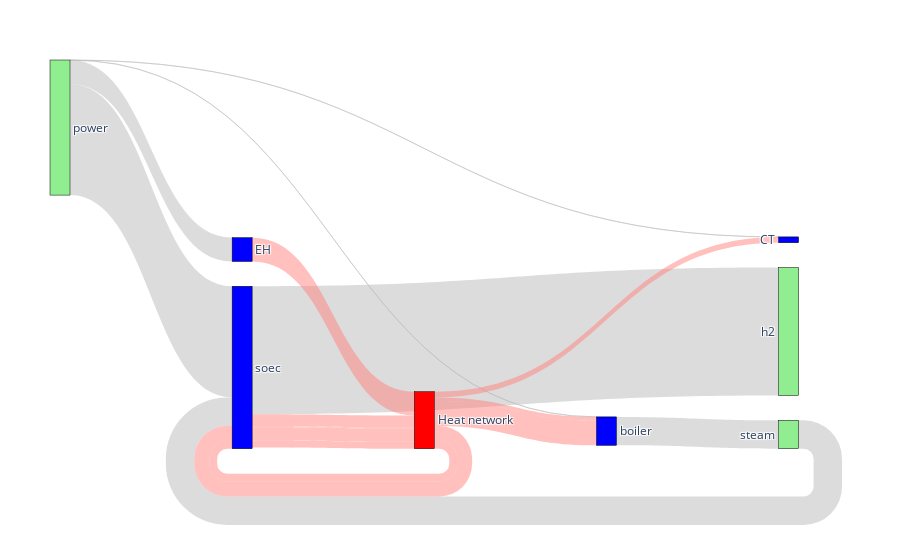

Notebook source saved alongside this figure:
### Markdown cell above
**Problem 1**: Sizing an solid oxide cell electrolysis system and auxiliary systems to produce 1000 kg/h of hydrogen with minimal energy losses

### Code cell
# Including functions
include("../../src/vivi.jl")

############################################
# Technologies
############################################

# Solid oxide electrolysis system
hhv_h2 = 141.80E3/3600 # kWh/kg
#lhv_h2 = 120E3/3600 # kWh/kg
e_steam = (2249+326.1)/3600 # kWh/kg

se_in = [
    Resource("steam",318.35,"kg/h",[e_steam]),
    Resource("power",888.61+1.26,"kW",[1])
    ]

se_out = [
    Resource("h2",26.00,"kg/h",[hhv_h2]),   # dry basis
    Resource("water",71.799,"kg/h",[0]),
    Resource("o2",206.38,"kg/h",[0])
]

se_heat = [
    Heat(120.61,375.9,1023.2),
    Heat(95.46,1023.2,473.2),
    Heat(9.03,480.6,313.2),
    Heat(61.98,480.6,1023.2),
    Heat(105.61,1023.2,343.5),
    Heat(55.68,343.5,313.2),
]

soec = Tech("soec",se_in,se_out,se_heat)

# Steam boiler
boiler_in = [
    Resource("power",0.017,"kW",[1]),
    Resource("water",3600,"kg/h",[0])
    ]
boiler_out = [Resource("steam",3600,"kg/h",[e_steam])]
                
boiler_heat = [
    Heat(326.1,298,376),
    Heat(2249,376,377)
    ]

boiler = Tech("boiler",boiler_in,boiler_out,boiler_heat)

# Eletric heating
eh_in = [Resource("power",1000,"kW",[1])]
eh_heat = [Heat(1000,1273,1272)]
eh = Tech("EH",eh_in,[],eh_heat)

# Cooling tower
ct_in = [Resource("power",14.3,"kW",[1])]
ct_heat = [Heat(1000,298,318)]
ct = Tech("CT",ct_in,[],ct_heat)

############################################
# Inputs
############################################

power = Resource("power",Inf,"kW",[1])
water = Resource("water",Inf,"kg/h",[0])

inputs = [power,water]

############################################
# Outputs
############################################

# Creating a variable power resource
h2 = Resource("h2",1000,"kg/h",[hhv_h2])
o2 = Resource("o2",Inf,"kg/h",[0])

# OBS: note that we have to include a conversion factor to make inputs and outputs in the same basis, in this case energy (kW)
outputs = [h2,o2]

############################################
# Problem solving
############################################

problem = Problem(inputs,[soec,boiler,eh,ct],outputs)
answer = vivi(problem)
vivi_sankey(answer,valueIndex=1)

### Figure 1 — Plotly figure (JSON) as saved in the notebook; plotly's stock layout.template omitted (floating-point values rounded to 4 significant figures)
{"data": [{"link": {"color": ["rgba(186,186,186,0.5)", "rgba(186,186,186,0.5)", "rgba(186,186,186,0.5)", "rgba(186,186,186,0.5)", "rgba(186,186,186,0.5)", "rgba(186,186,186,0.5)", "rgba(186,186,186,0.5)", "rgba(186,186,186,0.5)", "rgba(186,186,186,0.5)", "rgba(186,186,186,0.5)", "rgba(255,129,127,0.5)", "rgba(255,129,127,0.5)", "rgba(255,129,127,0.5)", "rgba(255,129,127,0.5)", "rgba(255,129,127,0.5)", "rgba(255,129,127,0.5)", "rgba(255,129,127,0.5)", "rgba(255,129,127,0.5)", "rgba(255,129,127,0.5)", "rgba(255,129,127,0.5)"], "source": [8, 7, 0, 0, 0, 7, 5, 1, 7, 7, 9, 0, 0, 9, 0, 0, 9, 9, 2, 9], "target": [0, 0, 6, 5, 4, 1, 1, 8, 2, 3, 0, 9, 9, 0, 9, 9, 1, 1, 9, 3], "value": [8758.0, 34230.0, 39390.0, 0, 0, 0.05782, 0, 8758.0, 7330.0, 25.32, 4639.0, 3672.0, 347.3, 2384.0, 4062.0, 2142.0, 1109.0, 7649.0, 7330.0, 1771.0]}, "node": {"color": ["blue", "blue", "blue", "blue", "#90EE90", "#90EE90", "#90EE90", "#90EE90", "#90EE90", "red"], "label": ["soec", "boiler", "EH", "CT", "o2", "water", "h2", "power", "steam", "Heat network"], "line": {"color": "black", "width": 0.5}, "pad": 15, "thickness": 20}, "type": "sankey"}], "layout": {"margin": {"b": 50, "l": 50, "r": 50, "t": 60}}}
